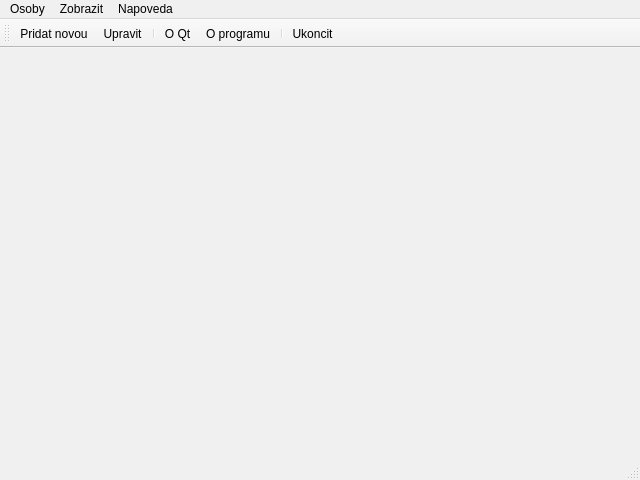
<?xml version="1.0" encoding="UTF-8"?>
<ui version="4.0">
 <class>MainWindow</class>
 <widget class="QMainWindow" name="MainWindow">
  <property name="geometry">
   <rect>
    <x>0</x>
    <y>0</y>
    <width>640</width>
    <height>480</height>
   </rect>
  </property>
  <property name="palette">
   <palette>
    <active>
     <colorrole role="WindowText">
      <brush brushstyle="SolidPattern">
       <color alpha="255">
        <red>26</red>
        <green>255</green>
        <blue>0</blue>
       </color>
      </brush>
     </colorrole>
     <colorrole role="Button">
      <brush brushstyle="SolidPattern">
       <color alpha="255">
        <red>76</red>
        <green>76</green>
        <blue>76</blue>
       </color>
      </brush>
     </colorrole>
     <colorrole role="Light">
      <brush brushstyle="SolidPattern">
       <color alpha="255">
        <red>116</red>
        <green>116</green>
        <blue>116</blue>
       </color>
      </brush>
     </colorrole>
     <colorrole role="Midlight">
      <brush brushstyle="SolidPattern">
       <color alpha="255">
        <red>62</red>
        <green>62</green>
        <blue>62</blue>
       </color>
      </brush>
     </colorrole>
     <colorrole role="Dark">
      <brush brushstyle="SolidPattern">
       <color alpha="255">
        <red>0</red>
        <green>0</green>
        <blue>0</blue>
       </color>
      </brush>
     </colorrole>
     <colorrole role="Text">
      <brush brushstyle="SolidPattern">
       <color alpha="255">
        <red>255</red>
        <green>0</green>
        <blue>251</blue>
       </color>
      </brush>
     </colorrole>
     <colorrole role="BrightText">
      <brush brushstyle="SolidPattern">
       <color alpha="255">
        <red>0</red>
        <green>135</green>
        <blue>131</blue>
       </color>
      </brush>
     </colorrole>
     <colorrole role="ButtonText">
      <brush brushstyle="SolidPattern">
       <color alpha="255">
        <red>255</red>
        <green>0</green>
        <blue>242</blue>
       </color>
      </brush>
     </colorrole>
     <colorrole role="Base">
      <brush brushstyle="SolidPattern">
       <color alpha="255">
        <red>61</red>
        <green>61</green>
        <blue>61</blue>
       </color>
      </brush>
     </colorrole>
     <colorrole role="Window">
      <brush brushstyle="SolidPattern">
       <color alpha="255">
        <red>40</red>
        <green>40</green>
        <blue>40</blue>
       </color>
      </brush>
     </colorrole>
     <colorrole role="HighlightedText">
      <brush brushstyle="SolidPattern">
       <color alpha="255">
        <red>255</red>
        <green>247</green>
        <blue>0</blue>
       </color>
      </brush>
     </colorrole>
     <colorrole role="AlternateBase">
      <brush brushstyle="SolidPattern">
       <color alpha="255">
        <red>50</red>
        <green>49</green>
        <blue>48</blue>
       </color>
      </brush>
     </colorrole>
     <colorrole role="ToolTipBase">
      <brush brushstyle="SolidPattern">
       <color alpha="255">
        <red>67</red>
        <green>67</green>
        <blue>58</blue>
       </color>
      </brush>
     </colorrole>
     <colorrole role="ToolTipText">
      <brush brushstyle="SolidPattern">
       <color alpha="255">
        <red>154</red>
        <green>154</green>
        <blue>154</blue>
       </color>
      </brush>
     </colorrole>
    </active>
    <inactive>
     <colorrole role="WindowText">
      <brush brushstyle="SolidPattern">
       <color alpha="255">
        <red>0</red>
        <green>0</green>
        <blue>0</blue>
       </color>
      </brush>
     </colorrole>
     <colorrole role="Button">
      <brush brushstyle="SolidPattern">
       <color alpha="255">
        <red>240</red>
        <green>240</green>
        <blue>240</blue>
       </color>
      </brush>
     </colorrole>
     <colorrole role="Light">
      <brush brushstyle="SolidPattern">
       <color alpha="255">
        <red>255</red>
        <green>255</green>
        <blue>255</blue>
       </color>
      </brush>
     </colorrole>
     <colorrole role="Midlight">
      <brush brushstyle="SolidPattern">
       <color alpha="255">
        <red>227</red>
        <green>227</green>
        <blue>227</blue>
       </color>
      </brush>
     </colorrole>
     <colorrole role="Dark">
      <brush brushstyle="SolidPattern">
       <color alpha="255">
        <red>160</red>
        <green>160</green>
        <blue>160</blue>
       </color>
      </brush>
     </colorrole>
     <colorrole role="Text">
      <brush brushstyle="SolidPattern">
       <color alpha="255">
        <red>0</red>
        <green>0</green>
        <blue>0</blue>
       </color>
      </brush>
     </colorrole>
     <colorrole role="BrightText">
      <brush brushstyle="SolidPattern">
       <color alpha="255">
        <red>255</red>
        <green>255</green>
        <blue>255</blue>
       </color>
      </brush>
     </colorrole>
     <colorrole role="ButtonText">
      <brush brushstyle="SolidPattern">
       <color alpha="255">
        <red>0</red>
        <green>0</green>
        <blue>0</blue>
       </color>
      </brush>
     </colorrole>
     <colorrole role="Base">
      <brush brushstyle="SolidPattern">
       <color alpha="255">
        <red>255</red>
        <green>255</green>
        <blue>255</blue>
       </color>
      </brush>
     </colorrole>
     <colorrole role="Window">
      <brush brushstyle="SolidPattern">
       <color alpha="255">
        <red>240</red>
        <green>240</green>
        <blue>240</blue>
       </color>
      </brush>
     </colorrole>
     <colorrole role="HighlightedText">
      <brush brushstyle="SolidPattern">
       <color alpha="255">
        <red>0</red>
        <green>0</green>
        <blue>0</blue>
       </color>
      </brush>
     </colorrole>
     <colorrole role="AlternateBase">
      <brush brushstyle="SolidPattern">
       <color alpha="255">
        <red>245</red>
        <green>245</green>
        <blue>245</blue>
       </color>
      </brush>
     </colorrole>
     <colorrole role="ToolTipBase">
      <brush brushstyle="SolidPattern">
       <color alpha="255">
        <red>255</red>
        <green>255</green>
        <blue>220</blue>
       </color>
      </brush>
     </colorrole>
     <colorrole role="ToolTipText">
      <brush brushstyle="SolidPattern">
       <color alpha="255">
        <red>0</red>
        <green>0</green>
        <blue>0</blue>
       </color>
      </brush>
     </colorrole>
    </inactive>
    <disabled>
     <colorrole role="WindowText">
      <brush brushstyle="SolidPattern">
       <color alpha="255">
        <red>0</red>
        <green>0</green>
        <blue>0</blue>
       </color>
      </brush>
     </colorrole>
     <colorrole role="Button">
      <brush brushstyle="SolidPattern">
       <color alpha="255">
        <red>76</red>
        <green>76</green>
        <blue>76</blue>
       </color>
      </brush>
     </colorrole>
     <colorrole role="Light">
      <brush brushstyle="SolidPattern">
       <color alpha="255">
        <red>116</red>
        <green>116</green>
        <blue>116</blue>
       </color>
      </brush>
     </colorrole>
     <colorrole role="Midlight">
      <brush brushstyle="SolidPattern">
       <color alpha="255">
        <red>62</red>
        <green>62</green>
        <blue>62</blue>
       </color>
      </brush>
     </colorrole>
     <colorrole role="Dark">
      <brush brushstyle="SolidPattern">
       <color alpha="255">
        <red>0</red>
        <green>0</green>
        <blue>0</blue>
       </color>
      </brush>
     </colorrole>
     <colorrole role="Text">
      <brush brushstyle="SolidPattern">
       <color alpha="255">
        <red>0</red>
        <green>0</green>
        <blue>0</blue>
       </color>
      </brush>
     </colorrole>
     <colorrole role="BrightText">
      <brush brushstyle="SolidPattern">
       <color alpha="255">
        <red>0</red>
        <green>135</green>
        <blue>131</blue>
       </color>
      </brush>
     </colorrole>
     <colorrole role="ButtonText">
      <brush brushstyle="SolidPattern">
       <color alpha="255">
        <red>0</red>
        <green>0</green>
        <blue>0</blue>
       </color>
      </brush>
     </colorrole>
     <colorrole role="Base">
      <brush brushstyle="SolidPattern">
       <color alpha="255">
        <red>40</red>
        <green>40</green>
        <blue>40</blue>
       </color>
      </brush>
     </colorrole>
     <colorrole role="Window">
      <brush brushstyle="SolidPattern">
       <color alpha="255">
        <red>40</red>
        <green>40</green>
        <blue>40</blue>
       </color>
      </brush>
     </colorrole>
     <colorrole role="HighlightedText">
      <brush brushstyle="SolidPattern">
       <color alpha="255">
        <red>255</red>
        <green>255</green>
        <blue>255</blue>
       </color>
      </brush>
     </colorrole>
     <colorrole role="AlternateBase">
      <brush brushstyle="SolidPattern">
       <color alpha="255">
        <red>245</red>
        <green>245</green>
        <blue>245</blue>
       </color>
      </brush>
     </colorrole>
     <colorrole role="ToolTipBase">
      <brush brushstyle="SolidPattern">
       <color alpha="255">
        <red>255</red>
        <green>255</green>
        <blue>220</blue>
       </color>
      </brush>
     </colorrole>
     <colorrole role="ToolTipText">
      <brush brushstyle="SolidPattern">
       <color alpha="255">
        <red>0</red>
        <green>0</green>
        <blue>0</blue>
       </color>
      </brush>
     </colorrole>
    </disabled>
   </palette>
  </property>
  <property name="windowTitle">
   <string>Narozeniny</string>
  </property>
  <property name="windowIcon">
   <iconset resource="resources/resources.qrc">
    <normaloff>:/icon/mainIcon</normaloff>:/icon/mainIcon</iconset>
  </property>
  <widget class="QWidget" name="centralwidget"/>
  <widget class="QMenuBar" name="menubar">
   <property name="geometry">
    <rect>
     <x>0</x>
     <y>0</y>
     <width>640</width>
     <height>21</height>
    </rect>
   </property>
   <widget class="QMenu" name="menuOsoby">
    <property name="title">
     <string>Osoby</string>
    </property>
    <addaction name="actionAddPerson"/>
    <addaction name="actionEditPerson"/>
    <addaction name="separator"/>
    <addaction name="actionExitApp"/>
   </widget>
   <widget class="QMenu" name="menuNapoveda">
    <property name="title">
     <string>Napoveda</string>
    </property>
    <addaction name="actionAboutQtHelp"/>
    <addaction name="actionAboutHelp"/>
   </widget>
   <widget class="QMenu" name="menuZobrazit">
    <property name="title">
     <string>Zobrazit</string>
    </property>
    <addaction name="actionViewToolbar"/>
    <addaction name="actionViewStatusBar"/>
   </widget>
   <addaction name="menuOsoby"/>
   <addaction name="menuZobrazit"/>
   <addaction name="menuNapoveda"/>
  </widget>
  <widget class="QStatusBar" name="statusBar"/>
  <widget class="QToolBar" name="toolBar">
   <property name="windowTitle">
    <string>toolBar</string>
   </property>
   <attribute name="toolBarArea">
    <enum>TopToolBarArea</enum>
   </attribute>
   <attribute name="toolBarBreak">
    <bool>false</bool>
   </attribute>
   <addaction name="actionAddPerson"/>
   <addaction name="actionEditPerson"/>
   <addaction name="separator"/>
   <addaction name="actionAboutQtHelp"/>
   <addaction name="actionAboutHelp"/>
   <addaction name="separator"/>
   <addaction name="actionExitApp"/>
  </widget>
  <action name="actionAddPerson">
   <property name="icon">
    <iconset resource="resources/resources.qrc">
     <normaloff>:/icon/addPerson</normaloff>:/icon/addPerson</iconset>
   </property>
   <property name="text">
    <string>Pridat novou</string>
   </property>
   <property name="statusTip">
    <string>Vytvori novou osovu nebo udalost</string>
   </property>
   <property name="shortcut">
    <string>Ctrl+N</string>
   </property>
  </action>
  <action name="actionEditPerson">
   <property name="icon">
    <iconset resource="resources/resources.qrc">
     <normaloff>:/icon/editPerson</normaloff>:/icon/editPerson</iconset>
   </property>
   <property name="text">
    <string>Upravit</string>
   </property>
   <property name="statusTip">
    <string>Upravi existujici osovu nebo udalost</string>
   </property>
   <property name="shortcut">
    <string>Ctrl+E</string>
   </property>
  </action>
  <action name="actionExitApp">
   <property name="icon">
    <iconset resource="resources/resources.qrc">
     <normaloff>:/icon/exit</normaloff>:/icon/exit</iconset>
   </property>
   <property name="text">
    <string>Ukoncit</string>
   </property>
   <property name="statusTip">
    <string>Ulozi a ukonci program</string>
   </property>
   <property name="shortcut">
    <string>Ctrl+X</string>
   </property>
  </action>
  <action name="actionViewToolbar">
   <property name="checkable">
    <bool>true</bool>
   </property>
   <property name="checked">
    <bool>true</bool>
   </property>
   <property name="text">
    <string>Panel nastroju</string>
   </property>
   <property name="statusTip">
    <string>Prepina skryvani nastrojoveho radku</string>
   </property>
  </action>
  <action name="actionViewStatusBar">
   <property name="checkable">
    <bool>true</bool>
   </property>
   <property name="checked">
    <bool>true</bool>
   </property>
   <property name="text">
    <string>Stavovy radek</string>
   </property>
   <property name="statusTip">
    <string>Prepina zobrazovani statusoveho radku</string>
   </property>
  </action>
  <action name="actionAboutQtHelp">
   <property name="icon">
    <iconset resource="resources/resources.qrc">
     <normaloff>:/icon/qt</normaloff>:/icon/qt</iconset>
   </property>
   <property name="text">
    <string>O Qt</string>
   </property>
   <property name="statusTip">
    <string>Zobrazi napovedu o frameworku Qt.</string>
   </property>
  </action>
  <action name="actionAboutHelp">
   <property name="icon">
    <iconset resource="resources/resources.qrc">
     <normaloff>:/icon/about</normaloff>:/icon/about</iconset>
   </property>
   <property name="text">
    <string>O programu</string>
   </property>
   <property name="toolTip">
    <string>O programu</string>
   </property>
   <property name="statusTip">
    <string>Zobrazit napovedu o programu</string>
   </property>
  </action>
 </widget>
 <resources>
  <include location="resources/resources.qrc"/>
 </resources>
 <connections/>
</ui>
